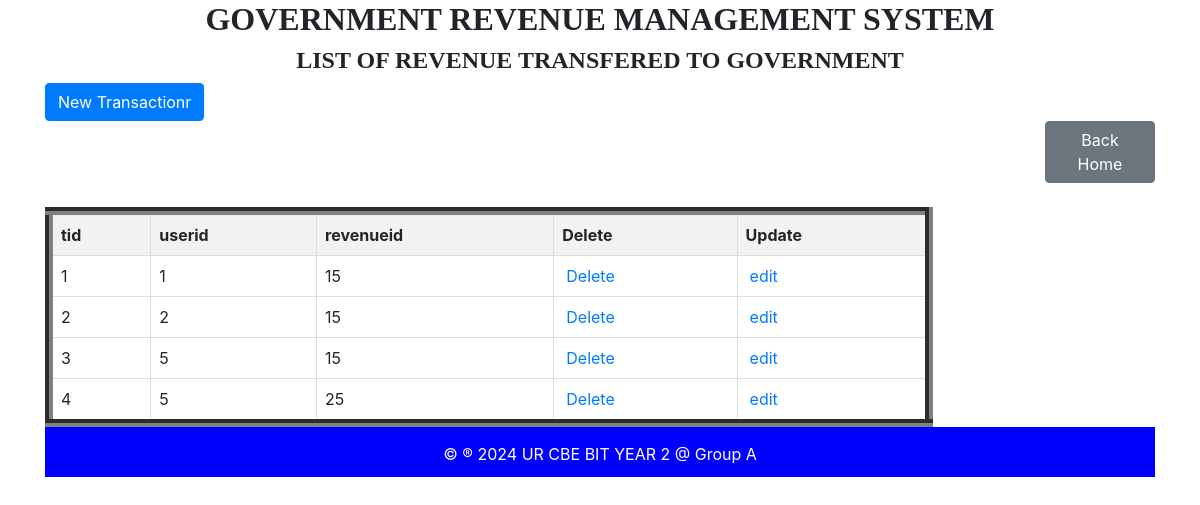
/transaction_table.php, run on an earlier commit of the app's database.
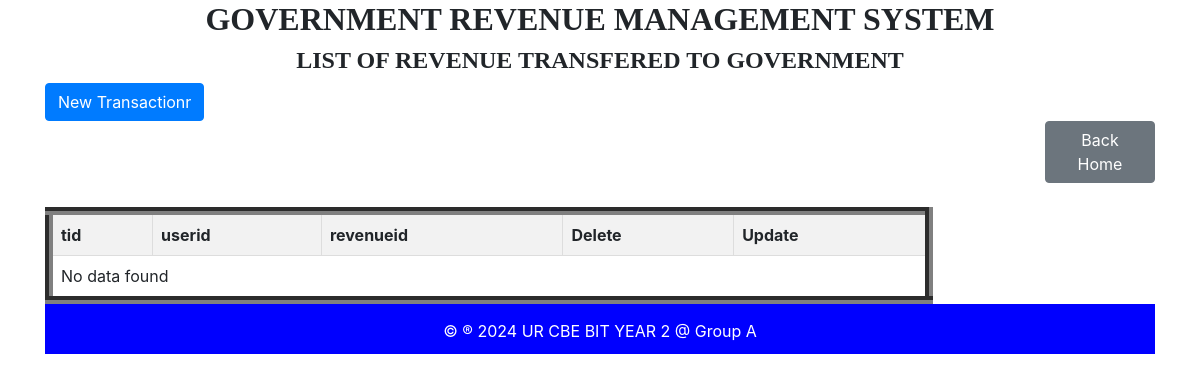
And on a later commit of the database.
### tables this page shows
CREATE TABLE `transaction` (
  `tid` int(11) NOT NULL,
  `userid` int(11) DEFAULT NULL,
  `revenueid` int(11) DEFAULT NULL
);

### transaction_table.php (the view, shortened to what this page needs)
<!DOCTYPE html>
<html>
<head>
    <link href="https://stackpath.bootstrapcdn.com/bootstrap/4.5.2/css/bootstrap.min.css" rel="stylesheet">
</head>
<body>
    <div class="container">
        <h2 style="text-align: center; font-family: century; font-weight: bold;">GOVERNMENT REVENUE MANAGEMENT SYSTEM</h2>
        <h4 style="text-align: center; font-family: century; font-weight: bold;">LIST OF REVENUE TRANSFERED TO GOVERNMENT</h4>
        <a href="transaction_form.html" class="btn btn-primary" style="margin-top: 0px;">New Transactionr</a>
        <a href="home.html" class="btn btn-secondary" style="margin-left: 1000px;">Back Home</a>
        <table class="table table-bordered">
            <thead class="bg-warning">
<?php
include "dbconnection.php";
$sql = "SELECT * FROM transaction";
$result = $connection->query($sql);
?>
<!DOCTYPE html>
<html>
<head>
</head>
<body>
    <table border="5">
        <table border="8">
        <tr>
            <th>tid</th>
            <th>userid</th>
            <th>revenueid</th>
            <th>Delete</th>
            <th>Update</th>
        </tr>
        <?php
        if ($result->num_rows > 0) {
            while ($row = $result->fetch_assoc()) {
                echo "<tr>
                    <td>" . $row['tid'] . "</td>
                    <td>" . $row['userid'] . "</td>
                    <td>" . $row['revenueid'] . "</td>
                    <td><a style='padding:4px' href='transaction_delete.php?tid={$row['tid']}'>Delete</a></td>
                    <td><a style='padding:4px' href='transaction_edit.php?tid={$row['tid']}'>edit</a></td>
                </tr>";
            }
        } else {
            echo "<tr><td colspan='8'>No data found</td></tr>";
        }
        ?>
    </table>
</body>
</html>
<footer>
            <p>&copy &reg 2024 UR CBE BIT YEAR 2 @ Group A</p>
        </center></footer>
    </body>
    </html>

What changed in the data, as far as the page shows it:
removed transaction: tid "1", userid "1", revenueid "15"
removed transaction: tid "2", userid "2", revenueid "15"
removed transaction: tid "3", userid "5", revenueid "15"
removed transaction: tid "4", userid "5", revenueid "25"
Also different on the page:
text now shown: "No data found"
